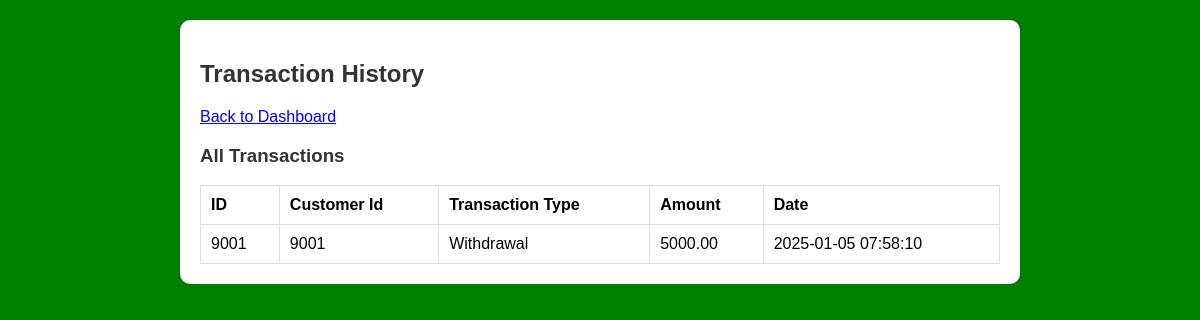
/controller/transaction_history.php (signed in), run on the app's committed database.
### tables this page shows
CREATE TABLE `transactions` (
  `id` int(11) NOT NULL,
  `customer_id` int(11) NOT NULL,
  `type` enum('deposit','withdrawal','transfer','') NOT NULL,
  `amount` decimal(10,2) NOT NULL,
  `transaction_date` timestamp NOT NULL DEFAULT current_timestamp()
);

### controller/transaction_history.php (the view, shortened to what this page needs)
<?php
include '../database/config.php';
$transactions_query = "SELECT * FROM transactions";
$transactions_result = $conn->query($transactions_query);
?>
<!DOCTYPE html>
<html lang="en">
<head>
    <link rel="stylesheet" href="../style/style.css">
</head>
<body>
    <div class="dashboard-container">
        <h2>Transaction History</h2>
        <a href="../View/dashboard.php">Back to Dashboard</a>
        <h3>All Transactions</h3>
        <table>
            <tr>
                <th>ID</th>
                <th>Customer Id</th>
                <th>Transaction Type</th>
                <th>Amount</th>
                <th>Date</th>
            </tr>
            <?php while ($transaction = $transactions_result->fetch_assoc()): ?>
            <tr>
                <td><?php echo $transaction['id']; ?></td>
                <td><?php echo $transaction['customer_id']; ?></td>
                <td><?php echo ucfirst($transaction['type']); ?></td>
                <td><?php echo $transaction['amount']; ?></td>
                <td><?php echo $transaction['transaction_date']; ?></td>
            </tr>
            <?php endwhile; ?>
        </table>
    </div>
</body>
</html>

### style/style.css (style rules this page uses)
body { font-family: Arial, sans-serif; margin: 0; padding: 0; background-color: green; }
.login-container, .dashboard-container { max-width: 800px; margin: 20px auto; padding: 20px; background-color: white; border-radius: 10px; box-shadow: 0 0 10px rgba(0, 0, 0, 0.1); }
h2, h3 { color: #333; }
table { width: 100%; border-collapse: collapse; }
table, th, td { border: 1px solid #ddd; }
th, td { padding: 10px; text-align: left; }

### data on the page
transactions: id "9001", customer "9001", type "Withdrawal", amount "5000.00", transaction_date "2025-01-05 07:58:10"
